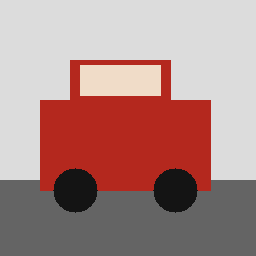
#> input picture data/clean/car_sample.png, 256 x 256 px
$ python -i anomaly.py   (imports and definitions only)
#> lines starting #> are read from the running program, lines starting #| are printed output that depends on the picture; after the words box and inside, x2 and y2 are one past the last pixel; in counts of white or black regions, pixels touching at a corner belong together
"""Cheap, interpretable patch/anomaly heuristics."""

from dataclasses import dataclass

import cv2
import numpy as np


@dataclass
class AnomalyResult:
    anomaly_map: np.ndarray
    anomaly_score: float
    suspicious_regions: list[dict[str, float | int]]


def detect_anomalies(
    image: np.ndarray,
    threshold: float = 0.45,
    block_size: int = 8,
) -> AnomalyResult:
    """Combine DCT high-frequency energy, blur reconstruction error, and variance."""
    gray = _gray_float(image)
    frequency = _dct_high_frequency(gray, block_size)
    reconstruction = np.abs(gray - cv2.GaussianBlur(gray, (0, 0), 1.2))
    mean = cv2.GaussianBlur(gray, (0, 0), 2.0)
    squared_mean = cv2.GaussianBlur(gray * gray, (0, 0), 2.0)
    texture = np.maximum(squared_mean - mean * mean, 0)
    heatmap = np.clip(
        0.40 * _normalize(frequency)
        + 0.35 * _normalize(reconstruction)
        + 0.25 * _normalize(texture),
        0,
        1,
    ).astype(np.float32)
    regions = _regions_from_heatmap(heatmap, threshold)
    return AnomalyResult(
        anomaly_map=heatmap,
        anomaly_score=float(np.percentile(heatmap, 99)),
        suspicious_regions=regions,
    )


def _gray_float(image: np.ndarray) -> np.ndarray:
    if image.ndim == 2:
        gray = image
    else:
        gray = cv2.cvtColor(np.clip(image, 0, 255).astype(np.uint8), cv2.COLOR_BGR2GRAY)
    return gray.astype(np.float32) / 255.0


def _make_dct_matrix(n: int) -> np.ndarray:
#> called with n = 8
    d = np.zeros((n, n), dtype=np.float32)
    for i in range(n):
        for j in range(n):
            alpha = np.sqrt(1.0 / n) if i == 0 else np.sqrt(2.0 / n)
            d[i, j] = alpha * np.cos(np.pi * (2 * j + 1) * i / (2 * n))
    return d


_DCT_8_MATRIX = _make_dct_matrix(8)


def _dct_high_frequency(gray: np.ndarray, block_size: int = 8) -> np.ndarray:
    height, width = gray.shape
    pad_h = (block_size - (height % block_size)) % block_size
    pad_w = (block_size - (width % block_size)) % block_size
    if pad_h > 0 or pad_w > 0:
        padded_gray = np.pad(gray, ((0, pad_h), (0, pad_w)), mode="edge")
    else:
        padded_gray = gray

    ph, pw = padded_gray.shape
    bh, bw = ph // block_size, pw // block_size
    blocks = padded_gray.reshape(bh, block_size, bw, block_size).transpose(0, 2, 1, 3)

    dct_mat = _DCT_8_MATRIX if block_size == 8 else _make_dct_matrix(block_size)
    dct_blocks = np.matmul(dct_mat, np.matmul(blocks, dct_mat.T))
    high_freq_blocks = np.mean(np.abs(dct_blocks[:, :, 2:, 2:]), axis=(2, 3))
    response = np.repeat(np.repeat(high_freq_blocks, block_size, axis=0), block_size, axis=1)
    return response[:height, :width]


def _normalize(values: np.ndarray) -> np.ndarray:
    minimum, maximum = float(values.min()), float(values.max())
    if maximum - minimum < 1e-8:
        return np.zeros_like(values, dtype=np.float32)
    return ((values - minimum) / (maximum - minimum)).astype(np.float32)


def _regions_from_heatmap(heatmap: np.ndarray, threshold: float) -> list[dict[str, float | int]]:
    binary = (heatmap >= threshold).astype(np.uint8)
    binary = cv2.morphologyEx(binary, cv2.MORPH_OPEN, np.ones((3, 3), np.uint8))
    count, _, stats, centroids = cv2.connectedComponentsWithStats(binary, 8)
    regions: list[dict[str, float | int]] = []
    for index in range(1, count):
        x, y, width, height, area = stats[index]
        if area < 4:
            continue
        region = heatmap[y : y + height, x : x + width]
        regions.append(
            {
                "x": int(x),
                "y": int(y),
                "width": int(width),
                "height": int(height),
                "area": int(area),
                "score": float(region.mean()),
                "center_x": float(centroids[index][0]),
                "center_y": float(centroids[index][1]),
            }
        )
    return regions

>>> import cv2
>>> picture = cv2.imread('../data/clean/car_sample.png')
#> picture is the input picture: shape (256, 256, 3); mean B, G, R 135.5, 138.6, 172.5
>>> result = detect_anomalies(picture)
#> in detect_anomalies, `mean = cv2.GaussianBlur(gray, (0, 0), 2.0)`:
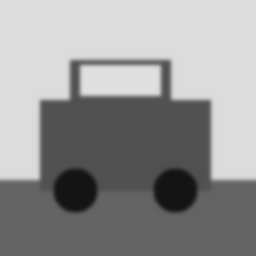
#> mean: shape (256, 256) float32; min 0.0784, max 0.878, mean 0.582
#> in detect_anomalies, `squared_mean = cv2.GaussianBlur(gray * gray, (0, 0), 2.0)`:
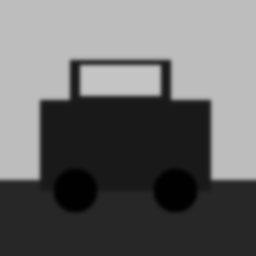
#> squared_mean: shape (256, 256) float32; min 0.00615, max 0.772, mean 0.414
#> in detect_anomalies, `texture = np.maximum(squared_mean - mean * mean, 0)`:
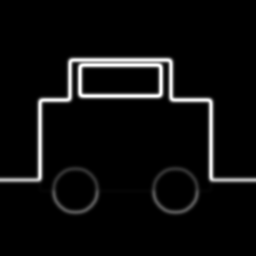
#> texture: shape (256, 256) float32; min 0, max 0.0783, mean 0.00388; drawn with min black and max white
#> in _normalize, `minimum, maximum = float(values.min()), float(values.max())`: minimum = 1.85e-17; maximum = 0.0651
#> in _normalize (call 2), `minimum, maximum = float(values.min()), float(values.max())`: minimum = 0; maximum = 0.312
#> in _normalize (call 2), `return ((values - minimum) / (maximum - minimum)).astype(np.float32)`:
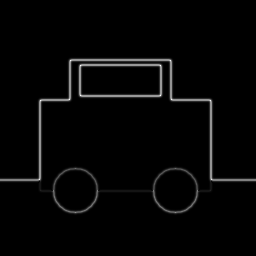
#> returned value: shape (256, 256) float32; min 0, max 1, mean 0.0209
#> in detect_anomalies, `heatmap = np.clip( 0.40 * _normalize(frequency) + 0.35 * _normalize(re..`:
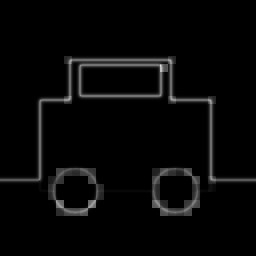
#> heatmap: shape (256, 256) float32; min 1.85e-16, max 0.891, mean 0.0289
#> in _regions_from_heatmap, `binary = (heatmap >= threshold).astype(np.uint8)`:
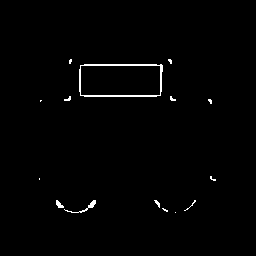
#> binary: shape (256, 256); values 0 (black) and 1 (white), 1% white in thin lines or dots, all inside (x1, y1, x2, y2) = (39, 59, 216, 213)
#> in _regions_from_heatmap, `binary = cv2.morphologyEx(binary, cv2.MORPH_OPEN, np.ones((3, 3), np.u..`:
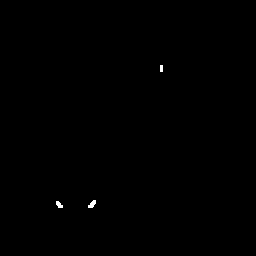
#> binary: shape (256, 256); values 0 (black) and 1 (white), 0.14% white; 3 white regions, box (x1, y1, x2, y2) and area: (88, 200, 96, 208) 40, (56, 201, 63, 208) 33, (160, 65, 163, 72) 21
#> in _regions_from_heatmap, `count, _, stats, centroids = cv2.connectedComponentsWithStats(binary, 8)`: count = 4; stats = [[0, 0, 256, 256, 65442], [160, 65, 3, 7, 21], [56, 201, 7, 7, 33], [88, 200, 8, 8, 40]]; centroids = [[127.5, 127.4], [161, 68], [58.73, 204.3], [91.8, 203.8]]
#> the loop in _regions_from_heatmap, `for index in range(1, count):` made 3 passes
#> after the loop in _regions_from_heatmap, `for index in range(1, count):`: regions = 3 items
